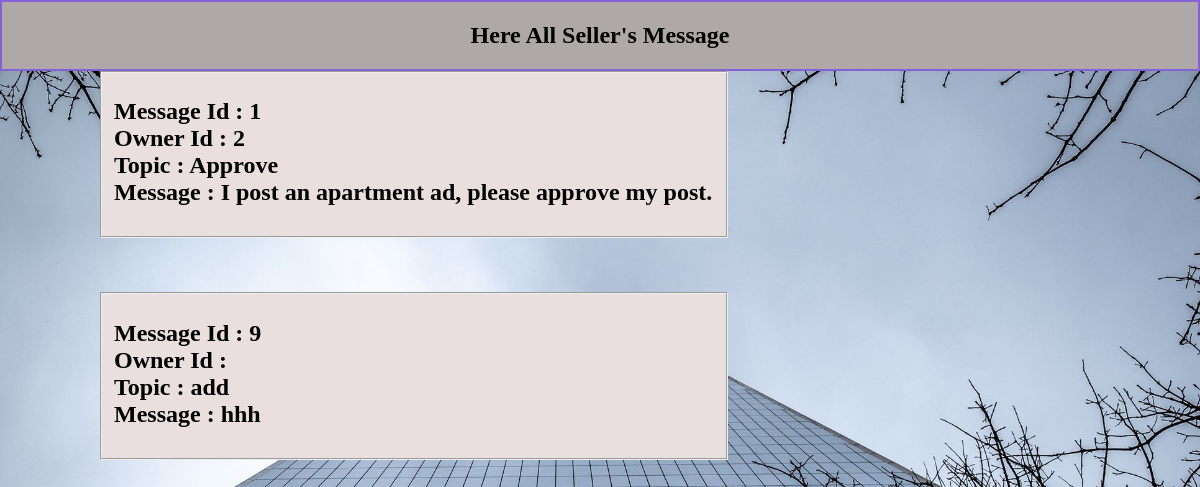
Page /admin/view/SellerMsg.php (signed in) on the committed database.
### tables this page shows
CREATE TABLE `sms` (
  `msg_id` int(11) NOT NULL,
  `owner_id` text NOT NULL,
  `topic` text NOT NULL,
  `message` text NOT NULL
);

### Admin/model/DatabaseConnection.php (called while the page is built, shortened)
<?php
class DatabaseConnection{
 function ShowAll($conn,$table)
 {
$result = $conn->query("SELECT * FROM  $table");
return $result;
 }
}
?>

### Admin/View/SellerMsg.php (the view, shortened to what this page needs)
<html>
  <head>
  <link rel="stylesheet" type="text/css" href="../css/Admin.css">
</head>
<body style="background-image: url('background.jpg');">
<div class= "header sticky">
<h2>Here All Seller's Message</h2>
</div>
<?php
$connection = new DatabaseConnection();
$conobj=$connection->OpenCon();
$userQuery=$connection->ShowAll($conobj,"sms");
if ($userQuery->num_rows > 0) {
    while($row = $userQuery->fetch_assoc()) {
      $Id=$row["msg_id"];
      $Owner_Id=$row["owner_id"];
      $Topic=$row["topic"];
      $Msg=$row["message"];
      echo "<fieldset> <h2><b>Message Id : </b>".$Id."<br>";
      echo "<b>Owner Id : </b>".$Owner_Id."<br>";
      echo "<b>Topic : </b>".$Topic."<br>";
      echo "<b>Message : </b>".$Msg."</h2></fieldset><br><br><br>";
  }
}
?>
</body>
</html>

### Admin/css/Admin.css (style rules this page uses)
body { margin:0; padding: 0; background: url(background2.jpg) no-repeat; background-size: cover; background-attachment: fixed; }
.header { padding: 20px; text-align: center; background: rgb(175, 168, 168); }
div.sticky { position: sticky; top: 0; padding: 0; border: 2px solid #8461d4; }
fieldset { width:50%; background-color: #e9dfdf; display: block; margin-left: 100px; margin-right: 100px; padding-top: 0.35em; padding-bottom: 0.625em; }

### rows in the picture
sms: msg_id "1", owner "2", topic "Approve", message "I post an apartment ad, please approve my post."
sms: msg_id "9", topic "add", message "hhh"
